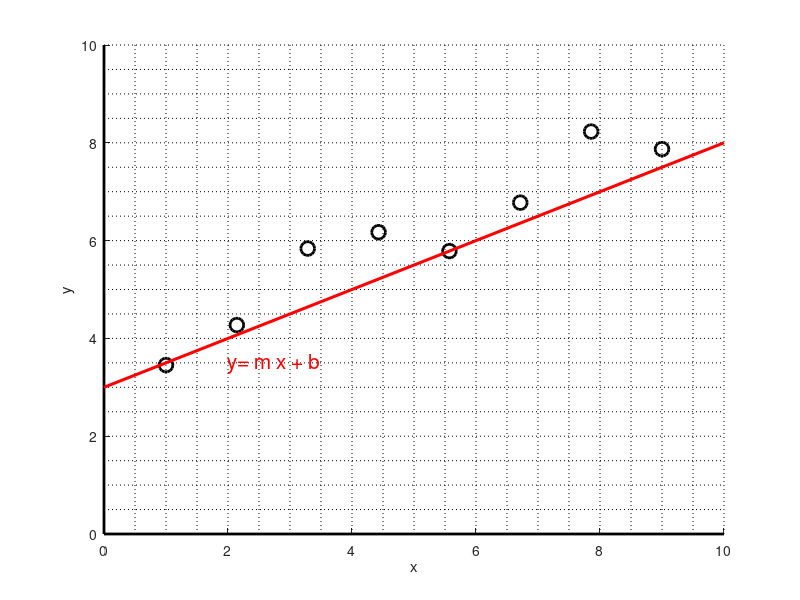
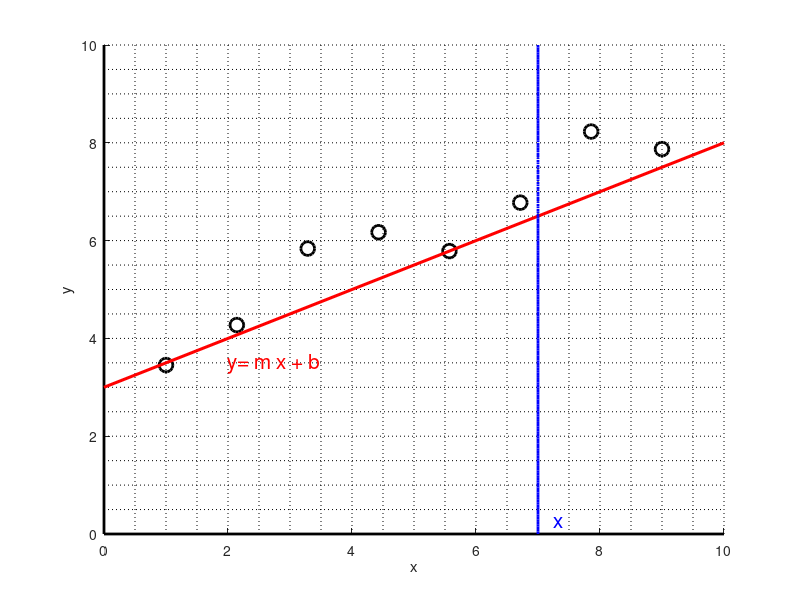
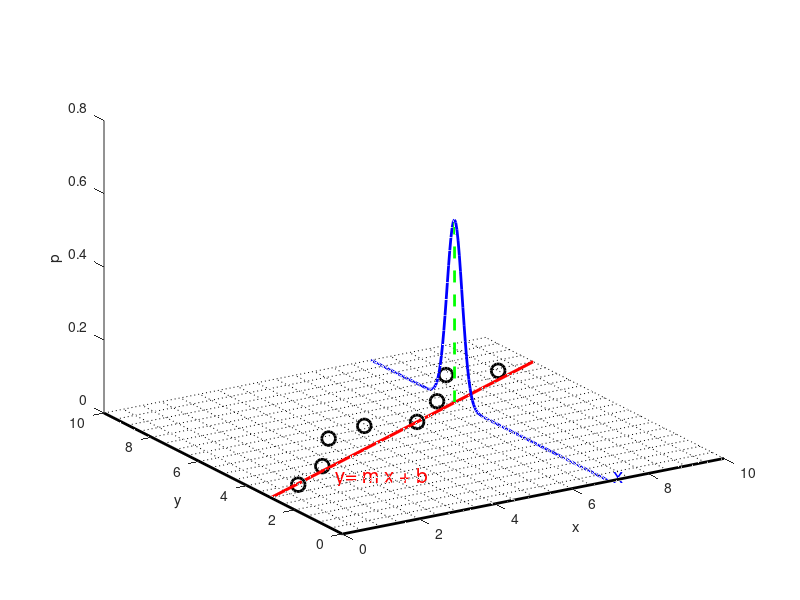

These figures' MATLAB source, in order:


x = [0 10];
y = [0 10];
z = [0 0];

theLine = @(x) 0.5*x+3;
xdata = 1:8/7:9;
ydata = theLine(xdata) + randn(size(xdata));


clf;
hold on;
box off;

xlabel('x')
ylabel('y')
zlabel('p')
axis([0 10 0 10 0 0.8])

h = plot3(xdata,ydata,xdata*0.0,'ko');
set(h,'MarkerSize',10)
set(h,'LineWidth',2.0)
h = plot3(x,[0 0],z,'k-',...
          [0 0],y,z,'k-');
set(h,'LineWidth',2.0)
     
for j=0.5:0.5:10,
    h = plot3(x,[j j],z,'k:',...
              [j j],y,z,'k:');
    set(h,'LineWidth',0.2)

end

h = plot3(x,theLine(x),z,'r-');
set(h,'LineWidth',2.2)
h = text(2,theLine(2)-0.5,0.0,'y= m x + b','FontSize',15,'Color','r');
view([0,90]);
print -dpng 'regressionInferenceOne.png' -r600
%return


factor = 0.5;
xm = 7.0;
ym = 0.5*xm+3;
s = 0.1;
yspan = 0:0.05:10;
zspan = exp(-((yspan-ym).^2)/(2.0*s))*factor;
h = plot3(yspan*0+xm,yspan,zspan,'b-', ...
          [xm xm],[ym ym],[0 factor],'g--');
set(h,'LineWidth',2.0)
h = text(xm+0.25,0.25,0.0,'x','FontSize',15,'Color','b');
print -dpng 'regressionInferenceTwo.png' -r600
%return;

view([-32,26]);
print -dpng 'regressionInferenceThree.png' -r600
